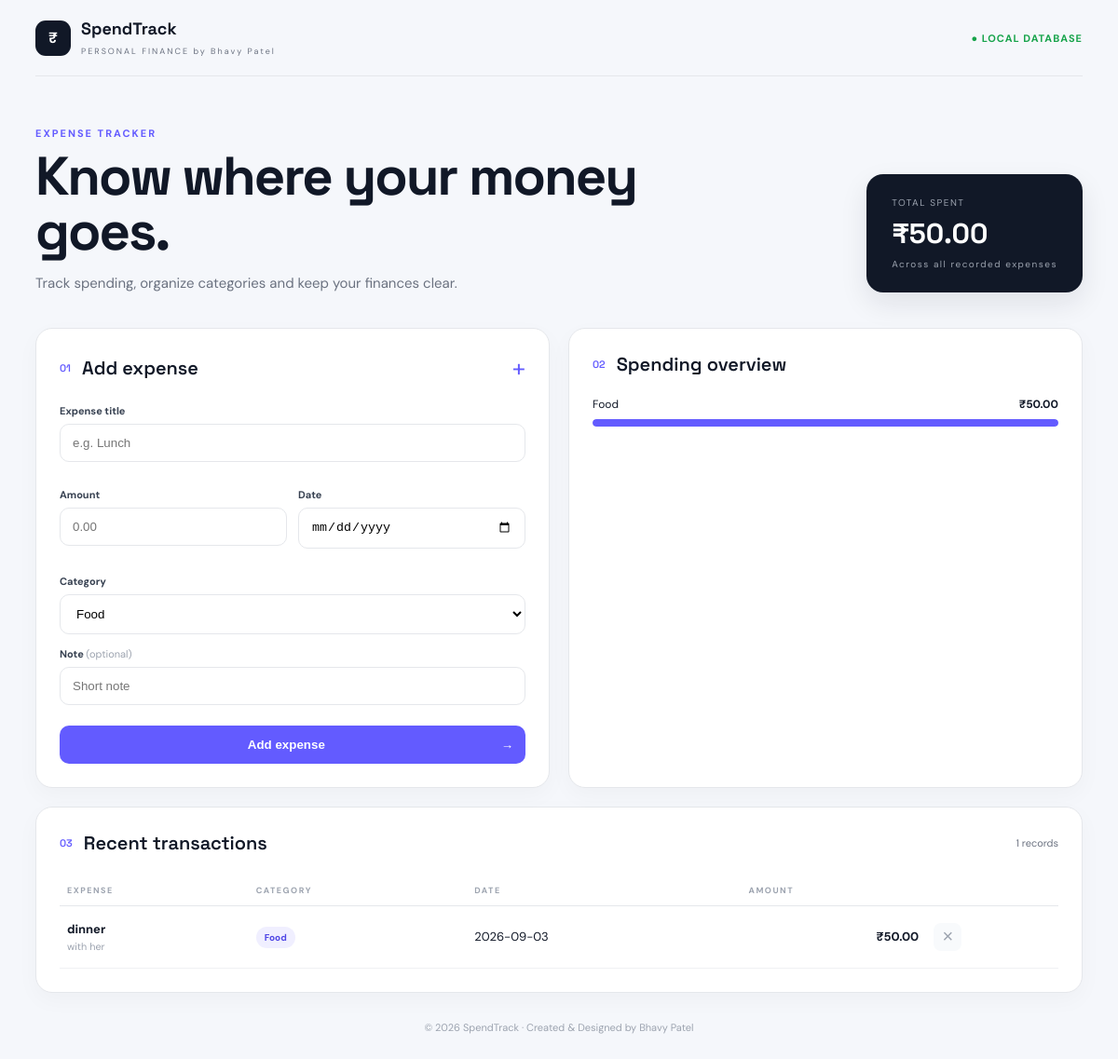
The page / on the database its author committed.
### tables this page shows
CREATE TABLE expenses (
        id INTEGER PRIMARY KEY AUTOINCREMENT,
        title TEXT NOT NULL,
        amount REAL NOT NULL,
        category TEXT NOT NULL,
        expense_date TEXT NOT NULL,
        note TEXT DEFAULT ''
    );

### app.py (the view)
@app.route("/")
def dashboard():
    conn = get_db()
    expenses = conn.execute("SELECT * FROM expenses ORDER BY expense_date DESC, id DESC").fetchall()
    total = conn.execute("SELECT COALESCE(SUM(amount),0) FROM expenses").fetchone()[0]
    categories = conn.execute("SELECT category, SUM(amount) total FROM expenses GROUP BY category ORDER BY total DESC").fetchall()
    conn.close()
    return render_template("index.html", expenses=expenses, total=total, categories=categories)

### app.py (called while the page is built)
def get_db():
    conn = sqlite3.connect(DB)
    conn.row_factory = sqlite3.Row
    return conn

### templates/index.html (shortened to what this page needs)
<!doctype html>
<html lang="en">
<head>
<link rel="stylesheet" href="{{ url_for('static', filename='style.css') }}">
</head>
<body>
<div class="shell">
<header class="topbar"><div class="brand"><span class="logo">₹</span><div><b>SpendTrack</b><small>PERSONAL FINANCE by Bhavy Patel</small></div></div><span class="status">● LOCAL DATABASE</span></header>
<main>
<section class="hero">
<div><p class="eyebrow">EXPENSE TRACKER</p><h1>Know where your money goes.</h1><p class="sub">Track spending, organize categories and keep your finances clear.</p></div>
<div class="total-card"><span>TOTAL SPENT</span><strong>₹{{ "%.2f"|format(total) }}</strong><small>Across all recorded expenses</small></div>
</section>
<section class="grid">
<div class="panel form-panel"><div class="panel-head"><div><span class="number">01</span><h2>Add expense</h2></div><span class="plus">+</span></div>
<form method="post" action="/add">
<label>Expense title<input name="title" placeholder="e.g. Lunch" required></label>
<div class="two"><label>Amount<input name="amount" type="number" min="0.01" step="0.01" placeholder="0.00" required></label>
<label>Date<input name="expense_date" type="date" required></label></div>
<label>Category<select name="category"><option>Food</option><option>Travel</option><option>Shopping</option><option>Education</option><option>Bills</option><option>Entertainment</option><option>Other</option></select></label>
<label>Note <span>(optional)</span><input name="note" placeholder="Short note"></label>
<button class="primary" type="submit">Add expense <span>→</span></button>
</form></div>
<div class="panel"><div class="panel-head"><div><span class="number">02</span><h2>Spending overview</h2></div></div>
<div class="bars">
{% for c in categories %}
<div class="bar-row"><div><span>{{ c.category }}</span><b>₹{{ "%.2f"|format(c.total) }}</b></div><div class="bar"><i style="width: {{ ((c.total / total * 100) if total else 0)|round(1) }}%"></i></div></div>
{% else %}<div class="empty">Add your first expense to see the breakdown.</div>{% endfor %}
</div></div>
</section>
<section class="panel transactions"><div class="panel-head"><div><span class="number">03</span><h2>Recent transactions</h2></div><span class="count">{{ expenses|length }} records</span></div>
<div class="table-wrap"><table><thead><tr><th>EXPENSE</th><th>CATEGORY</th><th>DATE</th><th>AMOUNT</th><th></th></tr></thead><tbody>
{% for e in expenses %}<tr><td><b>{{ e.title }}</b><small>{{ e.note or 'No note' }}</small></td><td><span class="tag">{{ e.category }}</span></td><td>{{ e.expense_date }}</td><td class="amount">₹{{ "%.2f"|format(e.amount) }}</td><td><form method="post" action="/delete/{{ e.id }}"><button class="delete" title="Delete">×</button></form></td></tr>
{% else %}<tr><td colspan="5" class="empty">No transactions yet.</td></tr>{% endfor %}
</tbody></table></div></section>
</main>
<footer>© 2026 SpendTrack · Created & Designed by Bhavy Patel</footer>
</div>
</body>
</html>

### static/style.css (style rules this page uses)
:root { --bg:#f5f7fb;--ink:#111827;--muted:#6b7280;--line:#e5e7eb;--card:#fff;--accent:#635bff;--accent2:#4f46e5 }
* { box-sizing:border-box }
body { margin:0;background:var(--bg);color:var(--ink);font-family:'DM Sans',sans-serif }
.shell { max-width:1180px;margin:auto;padding:0 28px }
.topbar { height:82px;display:flex;align-items:center;justify-content:space-between;border-bottom:1px solid var(--line) }
.brand { display:flex;gap:11px;align-items:center }
.logo { width:38px;height:38px;border-radius:11px;background:#111827;color:white;display:grid;place-items:center;font-weight:700 }
.brand b { font-family:'Space Grotesk';font-size:18px;display:block }
.brand small { font-size:9px;letter-spacing:2px;color:var(--muted) }
.status { font-size:11px;color:#16a34a;font-weight:700;letter-spacing:1px }
.hero { padding:54px 0 38px;display:flex;justify-content:space-between;gap:30px;align-items:end }
.eyebrow { font-size:11px;letter-spacing:2px;color:var(--accent);font-weight:700;margin:0 0 10px }
.hero h1 { font:700 clamp(34px,5vw,58px)/1.02 'Space Grotesk';letter-spacing:-2px;margin:0;max-width:680px }
.sub { color:var(--muted);font-size:15px;margin:16px 0 0 }
.total-card { background:#111827;color:white;padding:24px 27px;border-radius:18px;min-width:230px;box-shadow:0 12px 30px #11182718 }
.total-card span,.total-card small { display:block;color:#9ca3af;font-size:10px;letter-spacing:1.5px }
.total-card strong { display:block;font:700 30px 'Space Grotesk';margin:7px 0 }
.grid { display:grid;grid-template-columns:1fr 1fr;gap:20px }
.panel { background:var(--card);border:1px solid var(--line);border-radius:18px;padding:25px;box-shadow:0 8px 24px #11182708 }
.panel-head { display:flex;align-items:center;justify-content:space-between;margin-bottom:22px }
.panel-head>div { display:flex;align-items:center;gap:12px }
.number { font:600 11px 'Space Grotesk';color:var(--accent) }
h2 { font:600 20px 'Space Grotesk';margin:0 }
.plus { font-size:26px;color:var(--accent) }
label { font-size:11px;font-weight:700;display:block;margin:14px 0;color:#374151 }
label span { color:#9ca3af;font-weight:400 }
input,select { width:100%;margin-top:7px;border:1px solid var(--line);border-radius:10px;padding:12px 13px;font:14px inherit;outline:none;background:#fff }
.two { display:grid;grid-template-columns:1fr 1fr;gap:12px }
.primary { width:100%;border:0;border-radius:10px;padding:13px;background:var(--accent);color:white;font-weight:700;cursor:pointer;margin-top:8px }
.primary span { float:right }
.bar-row { margin:0 0 22px }
.bar-row>div:first-child { display:flex;justify-content:space-between;font-size:12px;margin-bottom:8px }
.bar-row b { font-size:12px }
.bar { height:8px;background:#eef0f5;border-radius:99px;overflow:hidden }
.bar i { height:100%;display:block;background:var(--accent);border-radius:99px }
.transactions { margin-top:20px }
.count { font-size:11px;color:var(--muted) }
table { width:100%;border-collapse:collapse }
th { text-align:left;font-size:9px;letter-spacing:1.5px;color:#9ca3af;padding:10px 8px;border-bottom:1px solid var(--line) }
td { padding:16px 8px;border-bottom:1px solid #f0f1f4;font-size:13px }
td small { display:block;color:#9ca3af;margin-top:3px }
.tag { background:#f0efff;color:#4f46e5;padding:5px 9px;border-radius:99px;font-size:10px;font-weight:700 }
.amount { font-weight:700;text-align:right }
.delete { border:0;background:#f8fafc;color:#9ca3af;border-radius:8px;font-size:20px;width:30px;height:30px;cursor:pointer }
footer { text-align:center;color:#9ca3af;font-size:11px;padding:30px }

### rows shown on the page
expenses: category "Food", total "50.00", {{ ((c.total / total * 100) if total else 0)|round(1) }} 100.0 (drawn), title "dinner", note "with her", expense_date "2026-09-03", amount "50.00"

### other values the page prints
{{ "%.2f"|format(total) }} "50.00"
{{ expenses|length }} "1"
